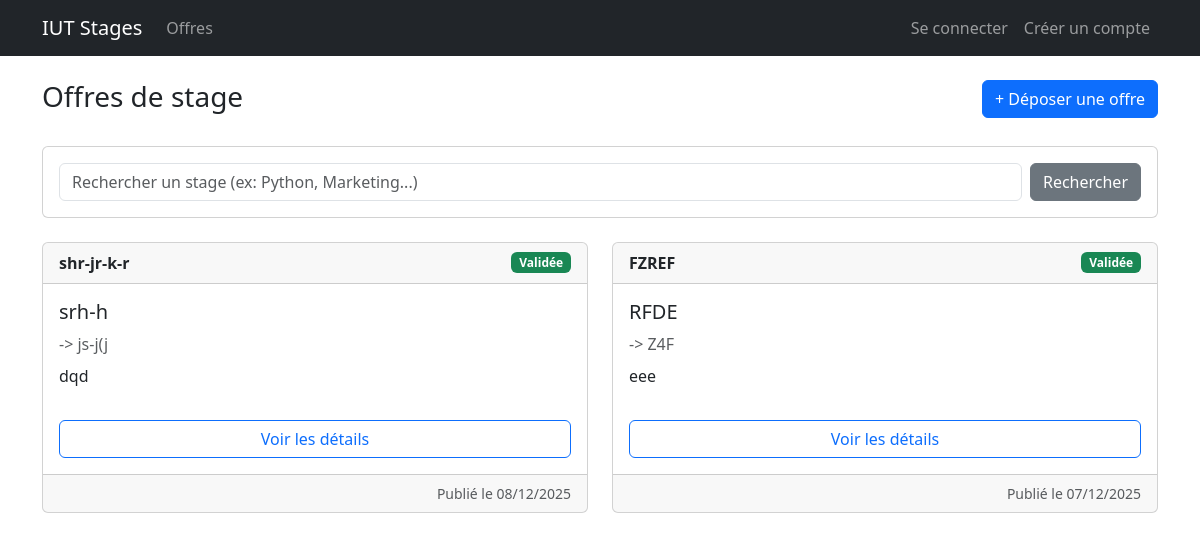
The app's page /, older data.
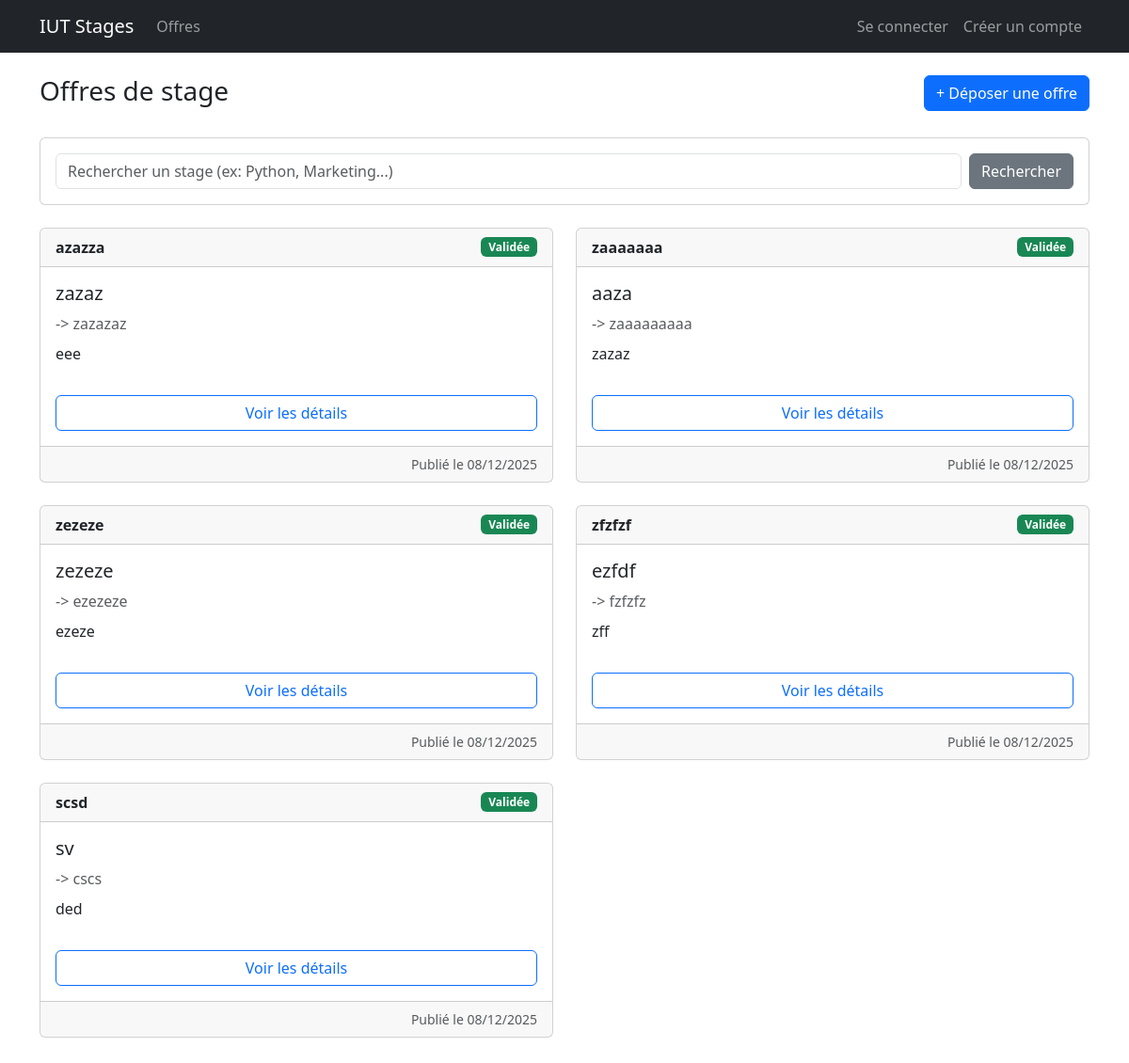
The same page, newer data.
### offers/models.py (models this page shows, shortened)
class InternshipOffer(models.Model):
    STATUS_CHOICES = [
        ('pending', 'En attente de validation'),
        ('validated', 'Validée'),
        ('rejected', 'Refusée'),
        ('closed', 'Clôturée'),
    ]
    title = models.CharField(max_length=255)
    organization = models.CharField(max_length=255)
    contact_name = models.CharField(max_length=255)
    contact_email = models.EmailField()
    details = models.TextField()
    status = models.CharField(
        max_length=10,
        choices=STATUS_CHOICES,
        default='pending',
    )
    submission_date = models.DateTimeField(default=timezone.now)

### offers/views.py (the view)
# urls.py: path('', views.offer_list, name='offer_list'),
def offer_list(request):
    q = request.GET.get("q", "").strip()
    if request.user.is_authenticated and request.user.is_staff:
        offers = InternshipOffer.objects.all()
    else:
        offers = InternshipOffer.objects.filter(status="validated")
    if q:
        offers = offers.filter(
            models.Q(title__icontains=q)
            | models.Q(organization__icontains=q)
            | models.Q(details__icontains=q)
        )
    offers = offers.order_by('-submission_date')
    return render(
        request,
        "offers/offer_list.html",
        {
            "offers": offers,
            "query": q,
        },
    )

### offers/templates/offers/offer_list.html (shortened to what this page needs)
{% extends "base.html" %}
{% block content %}
<div class="row mb-4">
  <div class="col-md-8">
    <h1 class="h3">Offres de stage</h1>
  </div>
  <div class="col-md-4 text-end">
    {% if not user.is_authenticated or user.is_staff %}
    <a href="{% url 'offers:offer_create' %}" class="btn btn-primary">
      + Déposer une offre
    </a>
    {% endif %}
  </div>
</div>
<div class="card mb-4">
  <div class="card-body">
    <form method="get" class="d-flex gap-2">
      <input
        type="text"
        name="q"
        class="form-control"
        placeholder="Rechercher un stage (ex: Python, Marketing...)"
        value="{{ query|default:'' }}"
      >
      <button type="submit" class="btn btn-secondary">Rechercher</button>
    </form>
  </div>
</div>
<div class="row">
  {% for offer in offers %}
    <div class="col-md-6 mb-4">
      <div class="card h-100">
        <div class="card-header d-flex justify-content-between align-items-center">
            <span class="fw-bold">{{ offer.organization }}</span>
            <span class="badge {% if offer.status == 'validated' %}bg-success{% elif offer.status == 'closed' %}bg-secondary{% else %}bg-warning{% endif %}">
                {{ offer.get_status_display }}
            </span>
        </div>
        <div class="card-body d-flex flex-column">
          <h5 class="card-title">{{ offer.title }}</h5>
          <p class="card-text text-muted mb-2">
             -> {{ offer.contact_name }}
          </p>
          <p class="card-text flex-grow-1">
            {{ offer.details|truncatewords:20 }}
          </p>
          <div class="mt-3">
             <a href="{% url 'offers:offer_detail' offer.pk %}" class="btn btn-outline-primary w-100">
               Voir les détails
             </a>
          </div>
        </div>
        <div class="card-footer text-muted text-end small">
            Publié le {{ offer.submission_date|date:"d/m/Y" }}
        </div>
      </div>
    </div>
  {% empty %}
    <div class="col-12">
      <div class="alert alert-info text-center">
        Aucune offre ne correspond à votre recherche pour le moment.
      </div>
    </div>
  {% endfor %}
</div>
{% endblock %}

Row changes from the older to the newer data that the page shows:
no longer on this page (row edited): InternshipOffer: organization "shr-jr-k-r", status "Validée", title "srh-h", contact_name "js-j(j", details "dqd", submission_date "08/12/2025"
no longer on this page (row edited): InternshipOffer: organization "FZREF", status "Validée", title "RFDE", contact_name "Z4F", details "eee", submission_date "07/12/2025"
added InternshipOffer: organization "azazza", status "Validée", title "zazaz", contact_name "zazazaz", details "eee", submission_date "08/12/2025"
added InternshipOffer: organization "zaaaaaaa", status "Validée", title "aaza", contact_name "zaaaaaaaaa", details "zazaz", submission_date "08/12/2025"
added InternshipOffer: organization "zezeze", status "Validée", title "zezeze", contact_name "ezezeze", details "ezeze", submission_date "08/12/2025"
now on this page (row edited): InternshipOffer: organization "zfzfzf", status "Validée", title "ezfdf", contact_name "fzfzfz", details "zff", submission_date "08/12/2025"
now on this page (row edited): InternshipOffer: organization "scsd", status "Validée", title "sv", contact_name "cscs", details "ded", submission_date "08/12/2025"
